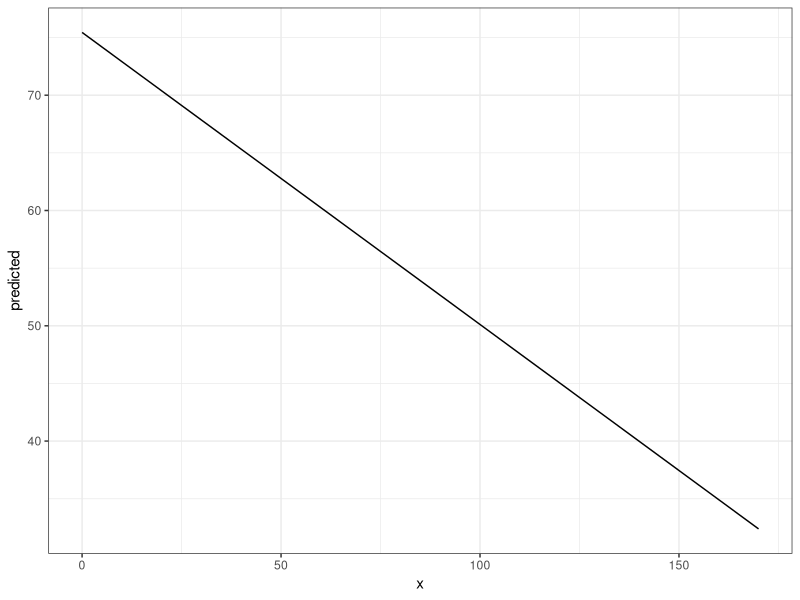
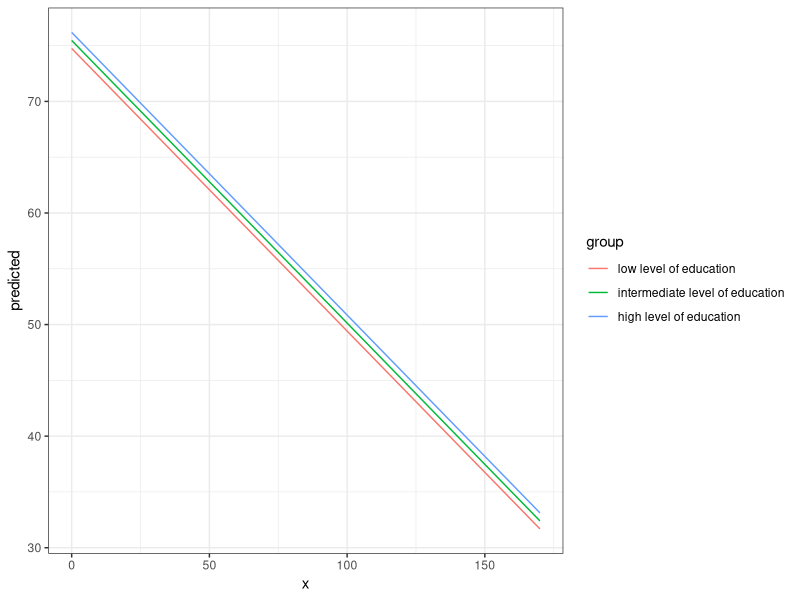
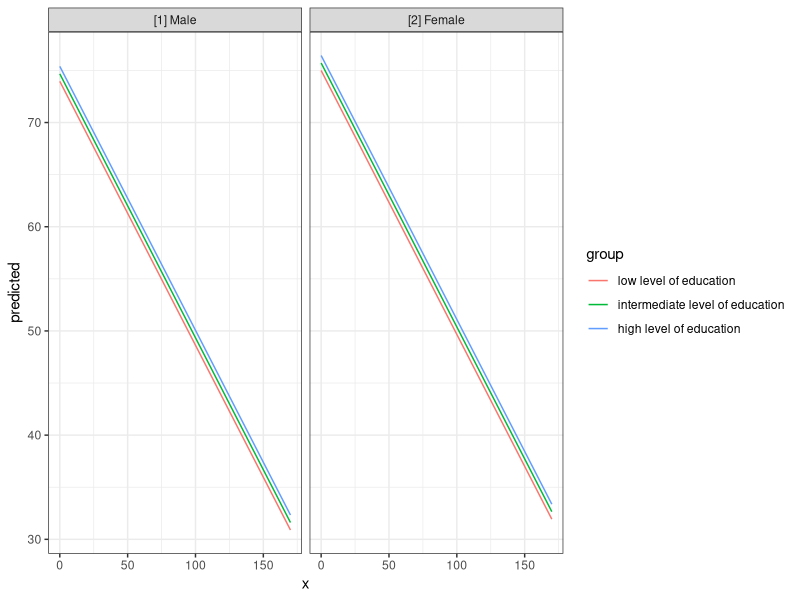
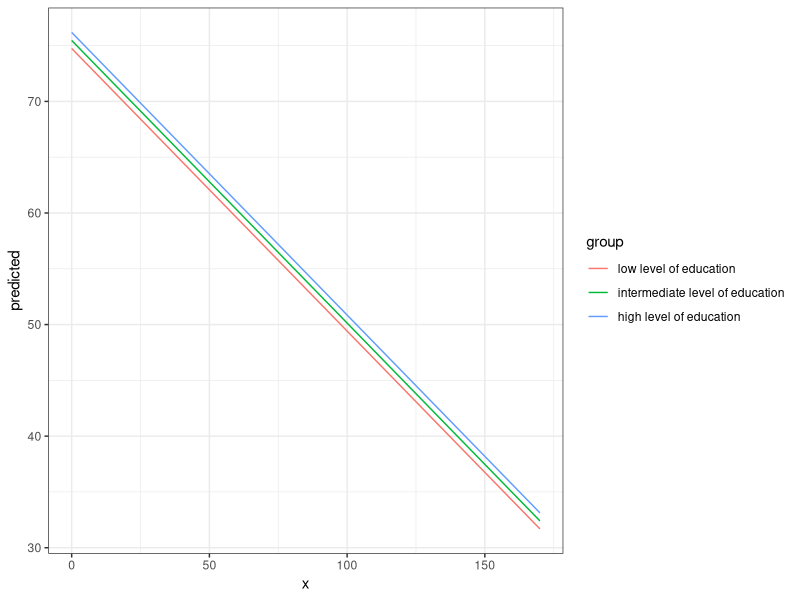
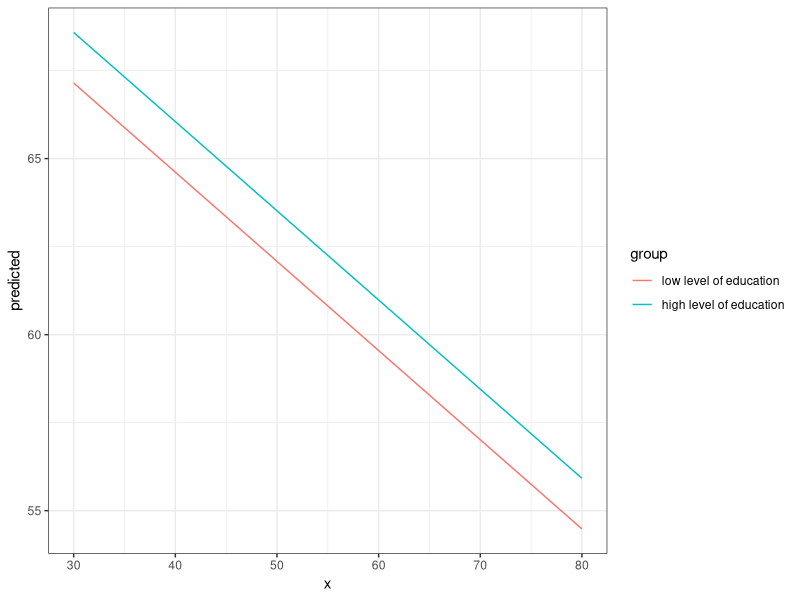
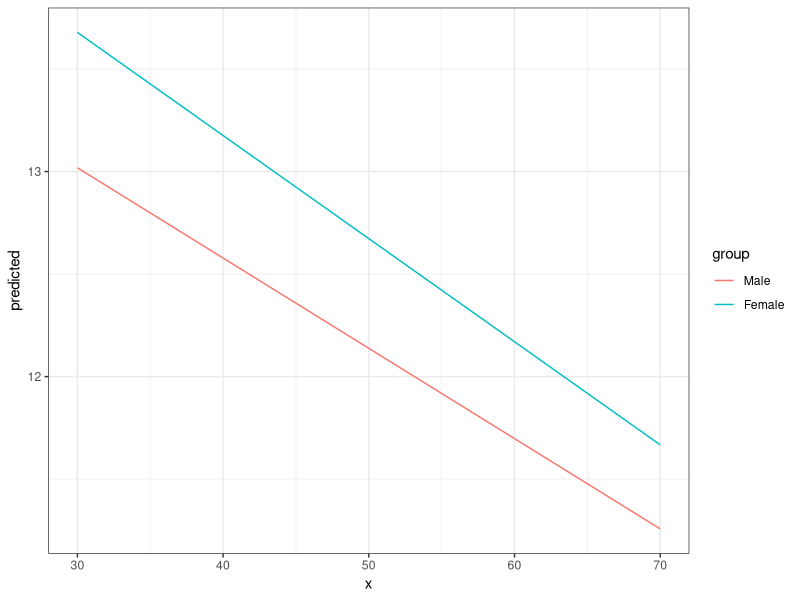
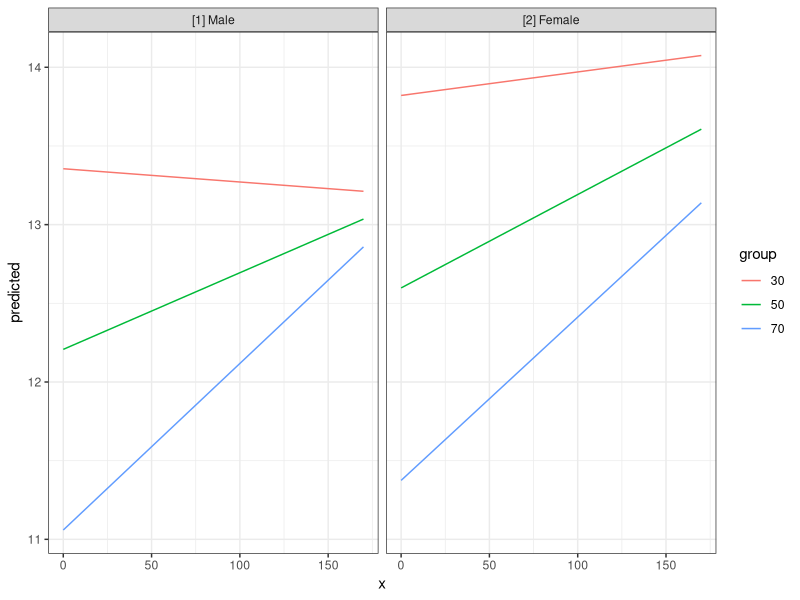
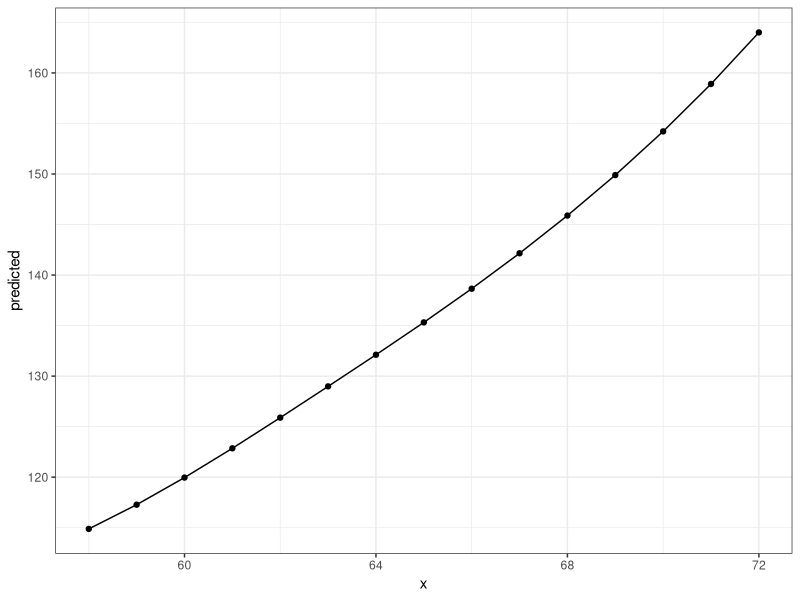

Reproduce these figures in R, in order.
## ---- chunk 1
knitr::opts_chunk$set(collapse = TRUE, comment = "#>", dev = "png", fig.width = 7, fig.height = 3.5, message = FALSE, warning = FALSE)
options(width = 800, tibble.width = Inf)
## ---- chunk 2
library(ggeffects)
data(efc)
fit <- lm(barthtot ~ c12hour + neg_c_7 + c161sex + c172code, data = efc)

ggpredict(fit, terms = "c12hour")
## ---- chunk 3
library(ggplot2)
theme_set(theme_bw())

mydf <- ggpredict(fit, terms = "c12hour")
ggplot(mydf, aes(x, predicted)) + geom_line()
## ---- chunk 4
ggpredict(fit, terms = c("c12hour", "c172code"))
## ---- chunk 5
mydf <- ggpredict(fit, terms = c("c12hour", "c172code"))
ggplot(mydf, aes(x, predicted, colour = group)) + geom_line()
## ---- chunk 6
mydf <- ggpredict(fit, terms = c("c12hour", "c172code", "c161sex"))
mydf
ggplot(mydf, aes(x, predicted, colour = group)) + 
  geom_line() + 
  facet_wrap(~facet)
## ---- chunk 7
mydf <- ggpredict(fit)
mydf
## ---- chunk 8
mydf <- ggaverage(fit, terms = c("c12hour", "c172code"))
ggplot(mydf, aes(x, predicted, colour = group)) + geom_line()
## ---- chunk 9
mydf <- ggpredict(fit, terms = c("c12hour [30:80]", "c172code [1,3]"))
mydf
ggplot(mydf, aes(x, predicted, colour = group)) + geom_line()
## ---- chunk 10
data(mtcars)
mpg_model <- lm(mpg ~ log(hp), data = mtcars)

# x-values and predictions based on the log(hp)-values
ggpredict(mpg_model, "hp")

# x-values and predictions based on hp-values from 50 to 150
ggpredict(mpg_model, "hp [50:150]")
## ---- chunk 11
# x-values and predictions based on exponentiated hp-values
ggpredict(mpg_model, "hp [exp]")
## ---- chunk 12
mpg_model <- lm(mpg ~ log(hp) + disp, data = mtcars)

# "disp" is hold constant at its mean
ggpredict(mpg_model, "hp [exp]")

# "disp" is hold constant at value 200
ggpredict(mpg_model, "hp [exp]", condition = c(disp = 200))
## ---- chunk 13
library(sjmisc)
data(efc)

# make categorical
efc$c161sex <- to_factor(efc$c161sex)

# fit model with interaction
fit <- lm(neg_c_7 ~ c12hour + barthtot * c161sex, data = efc)

# select only levels 30, 50 and 70 from continuous variable Barthel-Index
mydf <- ggpredict(fit, terms = c("barthtot [30,50,70]", "c161sex"))
ggplot(mydf, aes(x, predicted, colour = group)) + geom_line()
## ---- chunk 14
# fit model with 3-way-interaction
fit <- lm(neg_c_7 ~ c12hour * barthtot * c161sex, data = efc)

# select only levels 30, 50 and 70 from continuous variable Barthel-Index
mydf <- ggpredict(fit, terms = c("c12hour", "barthtot [30,50,70]", "c161sex"))

ggplot(mydf, aes(x, predicted, colour = group)) + 
  geom_line() +
  facet_wrap(~facet)
## ---- chunk 15
library(splines)
data(women)

fm1 <- lm(weight ~ bs(height, df = 5), data = women)
dat <- ggpredict(fm1, "height")

ggplot(dat, aes(x, predicted)) + 
  geom_line() +
  geom_point()
## ---- chunk 16
get_x_title(mydf)
get_y_title(mydf)

ggplot(mydf, aes(x, predicted, colour = group)) + 
  geom_line() +
  facet_wrap(~facet) +
  labs(
    x = get_x_title(mydf),
    y = get_y_title(mydf),
    colour = get_legend_title(mydf)
  )
